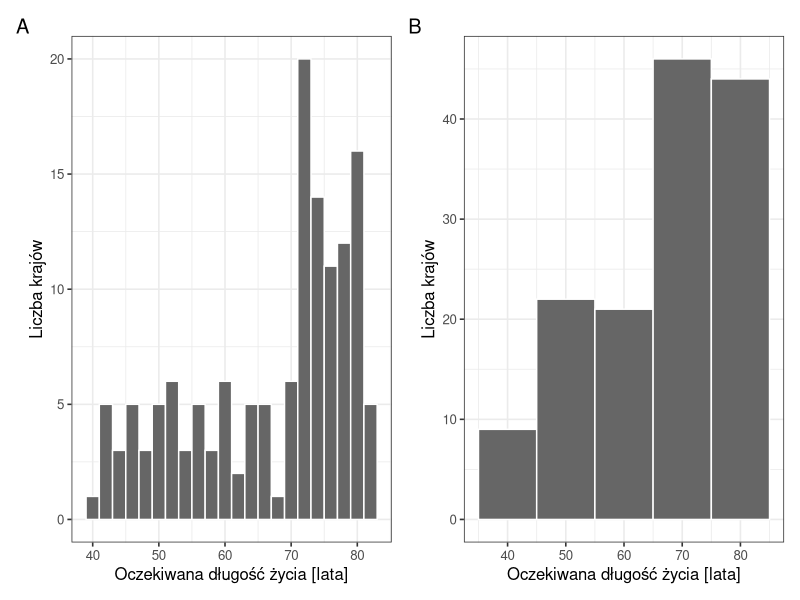
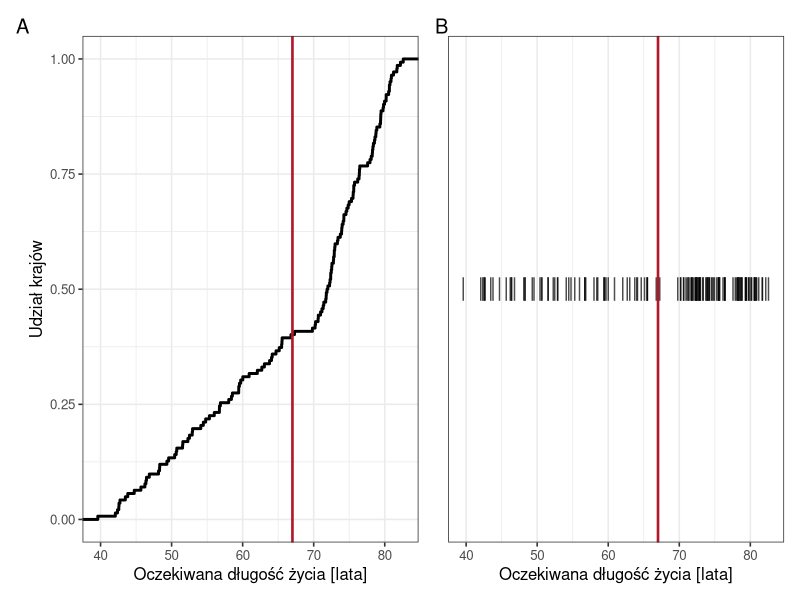
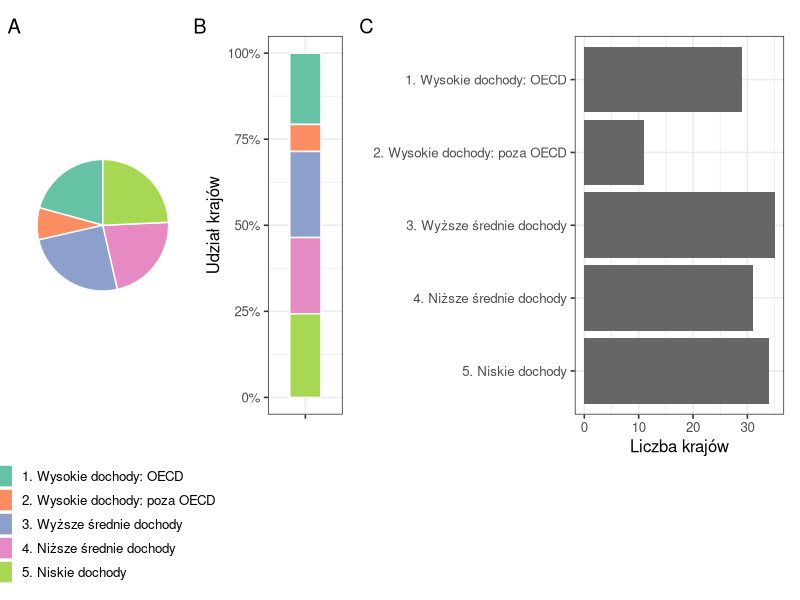

Reproduce these figures in R, in order.
## ---- chunk 1
#| code-summary: "Kod: wczytanie pakietów i danych"
#| message: false
library(tidyverse)
library(patchwork)
dane <- read.csv("dane/gapminder_regions.csv", encoding = "UTF-8") |>
  mutate(across(where(is.character), as.factor))
dane2007 <- dane |>
  filter(year == 2007)
## ---- chunk 2
#| label: fig-db-histogramy
#| fig-cap: "Histogram oczekiwanej długości życia, 2007: przedział 2 lata (A) i 10 lat (B)"
#| fig-width: 10
#| fig-height: 4
p_2 <- ggplot(dane2007, aes(x = lifeExp)) +
  geom_histogram(binwidth = 2, fill = "grey40", colour = "white") +
  labs(x = "Oczekiwana długość życia [lata]", y = "Liczba krajów") +
  theme_bw(base_size = 12)

p_10 <- ggplot(dane2007, aes(x = lifeExp)) +
  geom_histogram(binwidth = 10, fill = "grey40", colour = "white") +
  labs(x = "Oczekiwana długość życia [lata]", y = "Liczba krajów") +
  theme_bw(base_size = 12)

p_2 + p_10 + plot_annotation(tag_levels = "A")
## ---- chunk 3
#| label: fig-db-inne
#| fig-cap: "Oczekiwana długość życia, 2007: dystrybuanta empiryczna (A), wykres paskowy — każdy kraj jako kreska (B); czerwona linia — średnia"
#| fig-width: 10
#| fig-height: 4
srednia <- mean(dane2007$lifeExp)

p_ecdf <- ggplot(dane2007, aes(x = lifeExp)) +
  stat_ecdf(linewidth = 1) +                                  # dystrybuanta empiryczna
  geom_vline(xintercept = srednia, colour = "#b2182b", linewidth = 0.9) +
  labs(x = "Oczekiwana długość życia [lata]", y = "Udział krajów") +
  theme_bw(base_size = 12)

p_paski <- ggplot(dane2007, aes(x = lifeExp, y = 0)) +
  geom_point(shape = "|", size = 6, alpha = 0.7) +            # każdy kraj jako pionowa kreska
  geom_vline(xintercept = srednia, colour = "#b2182b", linewidth = 0.9) +
  scale_y_continuous(breaks = NULL) +
  labs(x = "Oczekiwana długość życia [lata]", y = NULL) +
  theme_bw(base_size = 12)

p_ecdf + p_paski + plot_annotation(tag_levels = "A")
## ---- chunk 4
#| code-summary: "Kod: liczba krajów w przedziałach dziesięcioletnich"
# liczba krajów w przedziałach dziesięcioletnich (lewy koniec przedziału domknięty)
dane2007 |>
  mutate(przedzial = cut(lifeExp, breaks = seq(30, 90, 10), right = FALSE)) |>
  group_by(przedzial) |>
  summarise(liczba_krajow = n())
## ---- chunk 5
#| label: fig-db-grupy
#| fig-cap: "Liczba krajów w grupach dochodowych, 2007: wykres kołowy (A), słupkowy skumulowany (B) i słupkowy (C). Grupy według dochodu narodowego brutto na mieszkańca: 1, 2 — kraje o wysokich dochodach, należące do OECD (1) i spoza OECD (2); 3 — kraje o wyższych średnich dochodach; 4 — kraje o niższych średnich dochodach; 5 — kraje o niskich dochodach"
#| fig-width: 12
#| fig-height: 5
grupy <- dane2007 |>
  filter(income_grp != "") |>                                 # kraje z przypisaną grupą
  mutate(grupa = fct_recode(income_grp,                       # polskie nazwy grup
    "1. Wysokie dochody: OECD" = "1. High income: OECD",
    "2. Wysokie dochody: poza OECD" = "2. High income: nonOECD",
    "3. Wyższe średnie dochody" = "3. Upper middle income",
    "4. Niższe średnie dochody" = "4. Lower middle income",
    "5. Niskie dochody" = "5. Low income")) |>
  group_by(grupa) |>
  summarise(n = n()) |>
  mutate(udzial = n / sum(n))

p_kolo <- ggplot(grupy, aes(x = "", y = udzial, fill = grupa)) +
  geom_col(width = 1, colour = "white") +
  coord_polar(theta = "y") +
  scale_fill_brewer(palette = "Set2") +
  labs(fill = NULL) +
  theme_void(base_size = 12) +
  theme(legend.position = "bottom", legend.direction = "vertical")

p_skum <- ggplot(grupy, aes(x = "", y = udzial, fill = grupa)) +
  geom_col(width = 0.5, colour = "white") +
  scale_fill_brewer(palette = "Set2", guide = "none") +
  scale_y_continuous(labels = scales::label_percent()) +
  labs(x = NULL, y = "Udział krajów") +
  theme_bw(base_size = 12)

p_slupki <- ggplot(grupy, aes(x = n, y = fct_rev(grupa))) +   # grupy od 1 do 5, licząc od góry
  geom_col(fill = "grey40") +
  labs(x = "Liczba krajów", y = NULL) +
  theme_bw(base_size = 12)

p_kolo + p_skum + p_slupki +
  plot_layout(widths = c(1.1, 0.5, 1.4)) +
  plot_annotation(tag_levels = "A")
